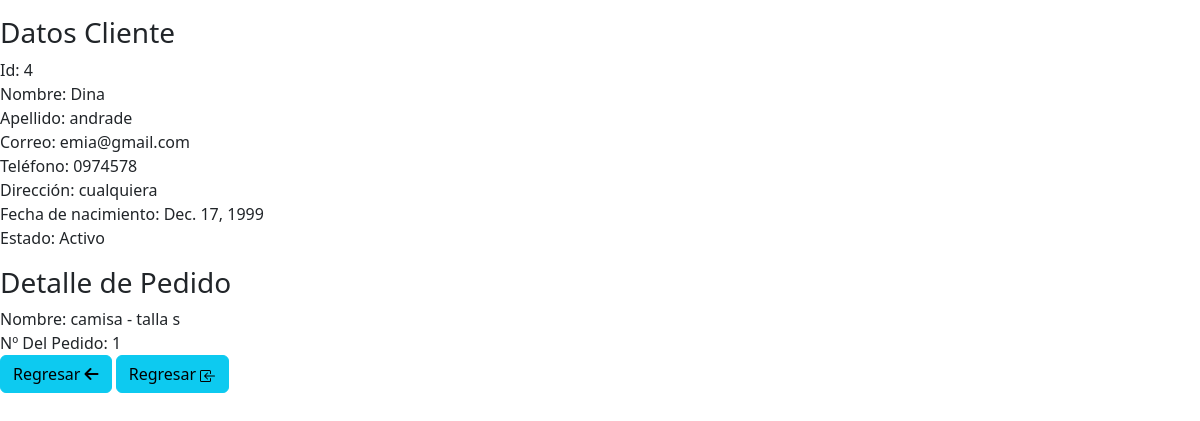
The app's page /ver/4 with its own data.
### clientes/models.py (models this page shows, shortened)
class Cliente(models.Model):
    id = models.AutoField(primary_key=True)
    nombre = models.CharField(max_length=100)
    apellido = models.CharField(max_length=20)
    correo = models.EmailField()
    telefono = models.CharField(max_length=15, blank=True, null=True)
    direccion = models.CharField(max_length=255, blank=True, null=True)
    fecha_nacimiento = models.DateField(blank=True, null=True)
    tipo_producto = models.ForeignKey(Producto, on_delete=models.SET_NULL, null=True, related_name='clientes')
    numero_de_pedido = models.ForeignKey(Pedido, on_delete=models.SET_NULL, blank=True, null=True,
                                         related_name='pedidos')
    activo = models.BooleanField(default=True)
    def __str__(self):
        return f'{self.id} - {self.apellido} {self.nombre}'

class Producto(models.Model):
    TIPO_PRODUCTO_CHOICES = [
        ('Elije', 'Elije'),
        ('camisa', 'Camisa'),
        ('pantalon', 'Pantalón'),
        ('vestido', 'Vestido')
    ]
    tipo_producto = models.CharField(max_length=20, choices=TIPO_PRODUCTO_CHOICES, default='Elije')
    descripcion = models.TextField()
    precio = models.DecimalField(max_digits=10, decimal_places=2)
    existencias = models.PositiveIntegerField()
    fecha_creacion = models.DateTimeField(auto_now_add=True)
    def __str__(self):
        return f'{self.tipo_producto} - {self.descripcion}'

class Pedido(models.Model):
    fecha_pedido = models.DateField()
    descripcion = models.TextField()
    estado = models.CharField(max_length=20, choices=[('pendiente', 'Pendiente'), ('en_proceso', 'En Proceso'),
                                                      ('completado', 'Completado')], default='pendiente')
    total = models.DecimalField(max_digits=10, decimal_places=2)
    pagado = models.BooleanField(default=False)
    numero = models.PositiveIntegerField(unique=True, null=True, blank=True)
    def __str__(self):
        return f'{self.numero}'

### clientes/views.py (the view)
# urls.py: path('ver/<int:id>', ver_cliente, name='ver'),
def ver_cliente(request, id):
    cliente = Cliente.objects.get(pk=id)
    datos = {'cliente': cliente}
    print(cliente)
    pagina = loader.get_template('clientes/ver.html')
    return HttpResponse(pagina.render(datos, request))

### clientes/Templates/clientes/ver.html (shortened to what this page needs)
<!DOCTYPE html>
<html lang="en">
<head>
    {% load static %}
    <link href="{% static 'fontawesomefree/css/fontawesome.css' %}" rel="stylesheet" type="text/css">
    <link href="{% static 'fontawesomefree/css/brands.css' %}" rel="stylesheet" type="text/css">
    <link href="{% static 'fontawesomefree/css/solid.css' %}" rel="stylesheet" type="text/css">
    <link href="https://cdn.jsdelivr.net/npm/bootstrap@5.3.2/dist/css/bootstrap.min.css" rel="stylesheet">
</head>
<body>
<p>
    <h3>Datos Cliente</h3>
Id: {{cliente.id}}<br>
Nombre: {{cliente.nombre}}<br>
Apellido: {{cliente.apellido}}<br>
Correo: {{cliente.correo}}<br>
Teléfono: {{cliente.telefono}}<br>
Dirección: {{cliente.direccion}}<br>
Fecha de nacimiento: {{cliente.fecha_nacimiento}}<br>
Estado: {% if cliente.activo %}
     Activo {% else %}
     Inactivo {% endif %}<br>
<p>
<h3>Detalle de Pedido</h3>
Nombre: {{cliente.tipo_producto}}<br>
Nº Del Pedido: {{cliente.numero_de_pedido}}<br>
<a href="{%url 'inicio'%}" class="btn btn-info">Regresar <i class="fa-solid fa-arrow-left"></i></a>
<a href="{%url 'inicio'%}" class="btn btn-info">Regresar
</a>
</body>
</html>

### records on screen
Cliente: id "4", nombre "Dina", apellido "andrade", correo "emia@gmail.com", telefono "0974578", direccion "cualquiera", fecha_nacimiento "Dec. 17, 1999", tipo_producto "camisa - talla s", numero_de_pedido "1"
